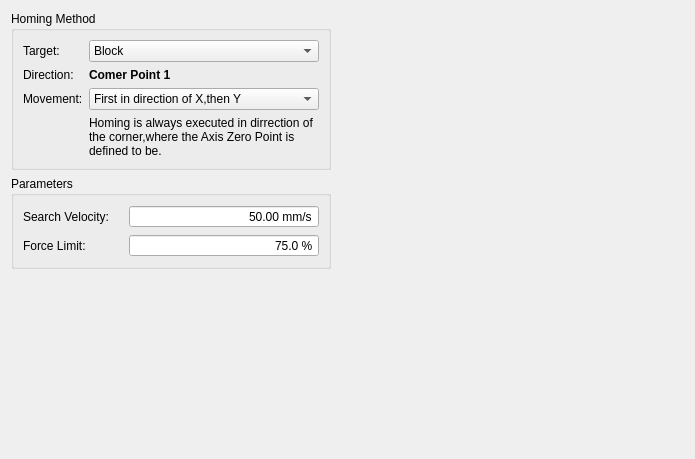
<?xml version="1.0" encoding="UTF-8"?>
<ui version="4.0">
 <class>H2Homing</class>
 <widget class="QWidget" name="H2Homing">
  <property name="geometry">
   <rect>
    <x>0</x>
    <y>0</y>
    <width>695</width>
    <height>459</height>
   </rect>
  </property>
  <property name="windowTitle">
   <string>Form</string>
  </property>
  <layout class="QGridLayout" name="gridLayout_2">
   <item row="0" column="2">
    <spacer name="horizontalSpacer">
     <property name="orientation">
      <enum>Qt::Horizontal</enum>
     </property>
     <property name="sizeHint" stdset="0">
      <size>
       <width>40</width>
       <height>20</height>
      </size>
     </property>
    </spacer>
   </item>
   <item row="3" column="0">
    <spacer name="verticalSpacer">
     <property name="orientation">
      <enum>Qt::Vertical</enum>
     </property>
     <property name="sizeHint" stdset="0">
      <size>
       <width>20</width>
       <height>40</height>
      </size>
     </property>
    </spacer>
   </item>
   <item row="0" column="0">
    <widget class="QGroupBox" name="groupBox">
     <property name="minimumSize">
      <size>
       <width>320</width>
       <height>0</height>
      </size>
     </property>
     <property name="maximumSize">
      <size>
       <width>320</width>
       <height>16777215</height>
      </size>
     </property>
     <property name="title">
      <string>Homing Method</string>
     </property>
     <layout class="QGridLayout" name="gridLayout">
      <item row="1" column="0">
       <widget class="QLabel" name="label_2">
        <property name="sizePolicy">
         <sizepolicy hsizetype="Fixed" vsizetype="Preferred">
          <horstretch>0</horstretch>
          <verstretch>0</verstretch>
         </sizepolicy>
        </property>
        <property name="minimumSize">
         <size>
          <width>60</width>
          <height>0</height>
         </size>
        </property>
        <property name="maximumSize">
         <size>
          <width>60</width>
          <height>16777215</height>
         </size>
        </property>
        <property name="text">
         <string>Direction:</string>
        </property>
       </widget>
      </item>
      <item row="2" column="1">
       <widget class="QComboBox" name="comboBox_movement">
        <property name="sizePolicy">
         <sizepolicy hsizetype="Expanding" vsizetype="Preferred">
          <horstretch>0</horstretch>
          <verstretch>0</verstretch>
         </sizepolicy>
        </property>
        <property name="minimumSize">
         <size>
          <width>200</width>
          <height>0</height>
         </size>
        </property>
        <property name="maximumSize">
         <size>
          <width>16777215</width>
          <height>16777215</height>
         </size>
        </property>
        <item>
         <property name="text">
          <string>First in direction of X,then Y</string>
         </property>
        </item>
       </widget>
      </item>
      <item row="2" column="0">
       <widget class="QLabel" name="label_3">
        <property name="sizePolicy">
         <sizepolicy hsizetype="Fixed" vsizetype="Preferred">
          <horstretch>0</horstretch>
          <verstretch>0</verstretch>
         </sizepolicy>
        </property>
        <property name="minimumSize">
         <size>
          <width>60</width>
          <height>0</height>
         </size>
        </property>
        <property name="maximumSize">
         <size>
          <width>60</width>
          <height>16777215</height>
         </size>
        </property>
        <property name="text">
         <string>Movement:</string>
        </property>
       </widget>
      </item>
      <item row="0" column="1">
       <widget class="QComboBox" name="comboBox_target">
        <property name="sizePolicy">
         <sizepolicy hsizetype="Expanding" vsizetype="Fixed">
          <horstretch>0</horstretch>
          <verstretch>0</verstretch>
         </sizepolicy>
        </property>
        <property name="minimumSize">
         <size>
          <width>0</width>
          <height>0</height>
         </size>
        </property>
        <property name="maximumSize">
         <size>
          <width>16777215</width>
          <height>16777215</height>
         </size>
        </property>
        <property name="editable">
         <bool>false</bool>
        </property>
        <property name="frame">
         <bool>true</bool>
        </property>
        <item>
         <property name="text">
          <string>Block</string>
         </property>
        </item>
       </widget>
      </item>
      <item row="0" column="0">
       <widget class="QLabel" name="label">
        <property name="sizePolicy">
         <sizepolicy hsizetype="Fixed" vsizetype="Preferred">
          <horstretch>0</horstretch>
          <verstretch>0</verstretch>
         </sizepolicy>
        </property>
        <property name="minimumSize">
         <size>
          <width>60</width>
          <height>0</height>
         </size>
        </property>
        <property name="maximumSize">
         <size>
          <width>60</width>
          <height>16777215</height>
         </size>
        </property>
        <property name="text">
         <string>Target:</string>
        </property>
       </widget>
      </item>
      <item row="1" column="1">
       <widget class="QLabel" name="label_direction">
        <property name="font">
         <font>
          <weight>75</weight>
          <bold>true</bold>
         </font>
        </property>
        <property name="text">
         <string notr="true">Comer Point 1</string>
        </property>
       </widget>
      </item>
      <item row="4" column="0">
       <widget class="QLabel" name="label_tips">
        <property name="sizePolicy">
         <sizepolicy hsizetype="Fixed" vsizetype="Fixed">
          <horstretch>0</horstretch>
          <verstretch>0</verstretch>
         </sizepolicy>
        </property>
        <property name="styleSheet">
         <string notr="true"/>
        </property>
        <property name="text">
         <string/>
        </property>
        <property name="pixmap">
         <pixmap resource="../../res/res.qrc">:/res/image/h2homing/info.png</pixmap>
        </property>
        <property name="scaledContents">
         <bool>false</bool>
        </property>
        <property name="alignment">
         <set>Qt::AlignCenter</set>
        </property>
       </widget>
      </item>
      <item row="4" column="1">
       <widget class="QLabel" name="label_info">
        <property name="text">
         <string>Homing is always executed in dirrection of the corner,where the Axis Zero Point is defined to be.</string>
        </property>
        <property name="textFormat">
         <enum>Qt::PlainText</enum>
        </property>
        <property name="wordWrap">
         <bool>true</bool>
        </property>
       </widget>
      </item>
     </layout>
    </widget>
   </item>
   <item row="0" column="1" rowspan="2">
    <widget class="QLabel" name="label_picture">
     <property name="sizePolicy">
      <sizepolicy hsizetype="Preferred" vsizetype="Preferred">
       <horstretch>0</horstretch>
       <verstretch>0</verstretch>
      </sizepolicy>
     </property>
     <property name="text">
      <string/>
     </property>
     <property name="pixmap">
      <pixmap resource="../../res/res.qrc">:/res/image/h2homing/dir_X_Y.PNG</pixmap>
     </property>
    </widget>
   </item>
   <item row="1" column="0">
    <widget class="QGroupBox" name="groupBox_2">
     <property name="sizePolicy">
      <sizepolicy hsizetype="Fixed" vsizetype="Preferred">
       <horstretch>0</horstretch>
       <verstretch>0</verstretch>
      </sizepolicy>
     </property>
     <property name="minimumSize">
      <size>
       <width>320</width>
       <height>0</height>
      </size>
     </property>
     <property name="maximumSize">
      <size>
       <width>320</width>
       <height>16777215</height>
      </size>
     </property>
     <property name="title">
      <string>Parameters</string>
     </property>
     <layout class="QGridLayout" name="gridLayout_3">
      <item row="0" column="0">
       <widget class="QLabel" name="label_5">
        <property name="sizePolicy">
         <sizepolicy hsizetype="Fixed" vsizetype="Preferred">
          <horstretch>0</horstretch>
          <verstretch>0</verstretch>
         </sizepolicy>
        </property>
        <property name="minimumSize">
         <size>
          <width>100</width>
          <height>0</height>
         </size>
        </property>
        <property name="maximumSize">
         <size>
          <width>100</width>
          <height>16777215</height>
         </size>
        </property>
        <property name="text">
         <string>Search Velocity:</string>
        </property>
       </widget>
      </item>
      <item row="0" column="1">
       <widget class="QDoubleSpinBox" name="doubleSpinBox_SearchVelocity">
        <property name="sizePolicy">
         <sizepolicy hsizetype="Expanding" vsizetype="Fixed">
          <horstretch>0</horstretch>
          <verstretch>0</verstretch>
         </sizepolicy>
        </property>
        <property name="minimumSize">
         <size>
          <width>120</width>
          <height>0</height>
         </size>
        </property>
        <property name="maximumSize">
         <size>
          <width>16777215</width>
          <height>16777215</height>
         </size>
        </property>
        <property name="cursor">
         <cursorShape>IBeamCursor</cursorShape>
        </property>
        <property name="alignment">
         <set>Qt::AlignRight|Qt::AlignTrailing|Qt::AlignVCenter</set>
        </property>
        <property name="buttonSymbols">
         <enum>QAbstractSpinBox::NoButtons</enum>
        </property>
        <property name="specialValueText">
         <string notr="true"/>
        </property>
        <property name="prefix">
         <string notr="true"/>
        </property>
        <property name="suffix">
         <string notr="true"> mm/s</string>
        </property>
        <property name="decimals">
         <number>2</number>
        </property>
        <property name="minimum">
         <double>0.100000000000000</double>
        </property>
        <property name="maximum">
         <double>10000.000000000000000</double>
        </property>
        <property name="value">
         <double>50.000000000000000</double>
        </property>
       </widget>
      </item>
      <item row="1" column="0">
       <widget class="QLabel" name="label_7">
        <property name="sizePolicy">
         <sizepolicy hsizetype="Fixed" vsizetype="Preferred">
          <horstretch>0</horstretch>
          <verstretch>0</verstretch>
         </sizepolicy>
        </property>
        <property name="minimumSize">
         <size>
          <width>100</width>
          <height>0</height>
         </size>
        </property>
        <property name="maximumSize">
         <size>
          <width>100</width>
          <height>16777215</height>
         </size>
        </property>
        <property name="text">
         <string>Force Limit:</string>
        </property>
       </widget>
      </item>
      <item row="1" column="1">
       <widget class="QDoubleSpinBox" name="doubleSpinBox_ForceLimit">
        <property name="sizePolicy">
         <sizepolicy hsizetype="Expanding" vsizetype="Fixed">
          <horstretch>0</horstretch>
          <verstretch>0</verstretch>
         </sizepolicy>
        </property>
        <property name="minimumSize">
         <size>
          <width>120</width>
          <height>0</height>
         </size>
        </property>
        <property name="maximumSize">
         <size>
          <width>16777215</width>
          <height>16777215</height>
         </size>
        </property>
        <property name="cursor">
         <cursorShape>IBeamCursor</cursorShape>
        </property>
        <property name="frame">
         <bool>true</bool>
        </property>
        <property name="alignment">
         <set>Qt::AlignRight|Qt::AlignTrailing|Qt::AlignVCenter</set>
        </property>
        <property name="buttonSymbols">
         <enum>QAbstractSpinBox::NoButtons</enum>
        </property>
        <property name="specialValueText">
         <string notr="true"/>
        </property>
        <property name="prefix">
         <string notr="true"/>
        </property>
        <property name="suffix">
         <string notr="true"> %</string>
        </property>
        <property name="decimals">
         <number>1</number>
        </property>
        <property name="minimum">
         <double>0.100000000000000</double>
        </property>
        <property name="value">
         <double>75.000000000000000</double>
        </property>
       </widget>
      </item>
     </layout>
    </widget>
   </item>
  </layout>
 </widget>
 <resources>
  <include location="../../res/res.qrc"/>
 </resources>
 <connections/>
</ui>
